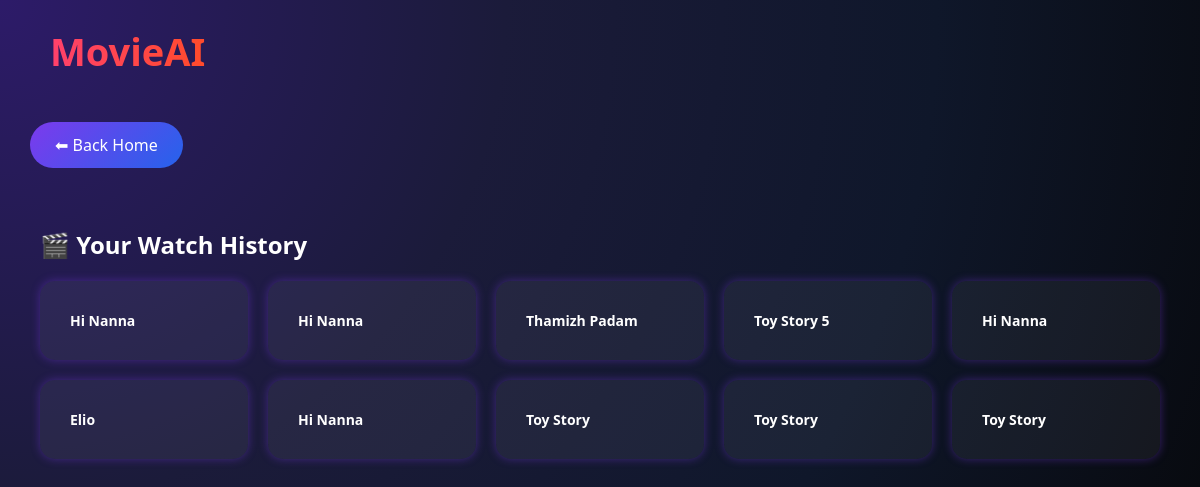
The app's page /history (signed in), older data.
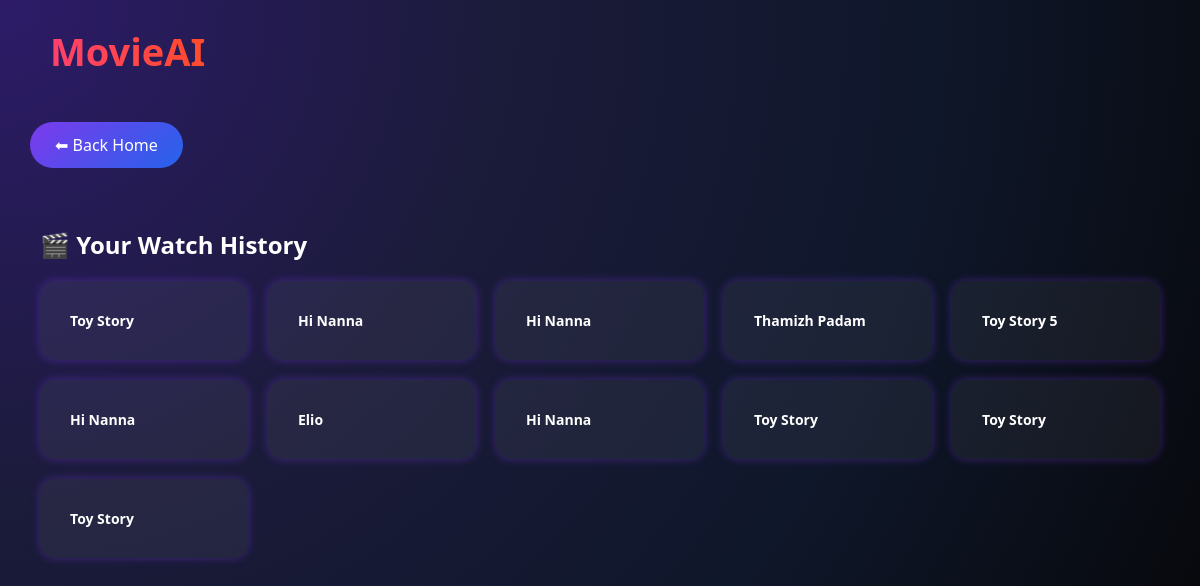
The same page, newer data.
### models.py (models this page shows)
class WatchHistory(db.Model):
    id = db.Column(db.Integer, primary_key=True)
    user_id = db.Column(db.Integer, db.ForeignKey('user.id'), nullable=False)
    movie_id = db.Column(db.Integer, nullable=False)
    movie_title = db.Column(db.String(300), nullable=False)
    searched_at = db.Column(db.DateTime, default=datetime.utcnow)

### app.py (the view)
@app.route("/history")
@login_required
def history():
    movies = WatchHistory.query.filter_by(user_id=current_user.id).order_by(WatchHistory.id.desc()).all()
    return render_template("history.html", movies=movies, user=current_user.username)

### app.py (called while the page is built)
@login_manager.user_loader
def load_user(user_id):
    return db.session.get(User, int(user_id))

### templates/history.html (shortened to what this page needs)
<!DOCTYPE html>
<html>
<head>
    <link rel="stylesheet" href="{{ url_for('static', filename='style.css') }}">
</head>
<body>
<div class="navbar">
    <div class="logo">MovieAI</div>
</div>
<div class="top-bar">
    <a href="/" class="home-btn">⬅ Back Home</a>
</div>
<div class="recommendations">
    <h2>🎬 Your Watch History</h2>
    <div class="movie-grid">
        {% for movie in movies %}
        <div class="movie-card">
            <div style="padding:20px;">
                <h3>{{ movie.movie_title }}</h3>
            </div>
        </div>
        {% endfor %}
    </div>
</div>
</body>
</html>

### static/style.css (style rules this page uses)
* { margin: 0; padding: 0; box-sizing: border-box; font-family: 'Segoe UI', sans-serif; }
body { min-height: 100vh; background: radial-gradient(circle at top left, #2d1b69 0%, #1b1b3a 35%, #0f172a 65%, #050505 100%); color: white; position: relative; overflow-x: hidden; }
body::before { content: ""; position: absolute; inset: 0; background: url("https://www.transparenttextures.com/patterns/stardust.png"); opacity: 0.1; pointer-events: none; }
.navbar { padding: 25px 50px; display: flex; justify-content: space-between; align-items: center; }
.logo { font-size: 38px; font-weight: 800; background: linear-gradient(90deg, #ff416c, #ff4b2b); -webkit-background-clip: text; -webkit-text-fill-color: transparent; }
.top-bar { padding: 20px; position: relative; z-index: 10; }
.home-btn, .logout-btn { display: inline-block; padding: 12px 25px; border-radius: 30px; background: linear-gradient(135deg, #7c3aed, #2563eb); color: white; text-decoration: none; transition: 0.3s; margin-left: 10px; }
.recommendations { padding: 40px; }
.recommendations h2 { margin-bottom: 20px; }
.movie-grid { display: grid; grid-template-columns: repeat(auto-fill, minmax(200px, 1fr)); gap: 20px; }
.movie-card { text-decoration: none; color: white; background: rgba(255,255,255,0.05); border-radius: 15px; overflow: hidden; transition: 0.3s; box-shadow: 0 0 10px rgba(124, 58, 237, 0.4); }
.movie-card h3 { padding: 10px; font-size: 14px; }

Row changes from the older to the newer data that the page shows:
added WatchHistory: movie_title "Toy Story"
